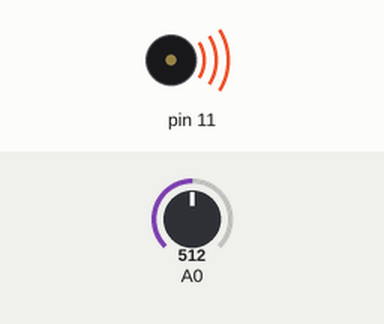
Simulated run of this sketch. Board: Arduino Uno, built with avr-gcc and run on an emulated ATmega328P. Parts: buzzer (waves = sounding). Inputs (shaded band) come from the test bench; at power-on: A0 = 512. What the sketch prints to the serial monitor is not drawn.

Above: at 0.05 s.
Timing chart, 0 to 3.0 s (numbered marks = the images above):
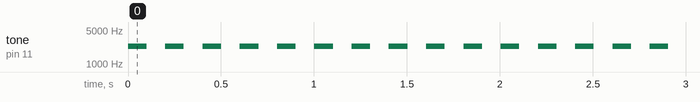

The sketch:

PWM_1.ino
```cpp
//--------------------------------------------------------------
// Pulse Width Modulation
//
// CBP 20-09-17
//
// Student Release
//
// -------------------------------------------------------------


int pitch;
int sense;

int A = 74;
int B =379;
int X = 440;
int Y = 1760;

void setup() {
  // put your setup code here, to run once:
  pinMode (11, OUTPUT);
  Serial.begin(9600);
  }

void note(){
  sense = analogRead(A0);
  //Change x to change the pitch
  pitch = map(sense,A,B,X,Y);
}

void loop() {
  // put your main code here, to run repeatedly:#

  note();
  Serial.println(sense);

  tone(11, pitch);
  delay(100);
  noTone(11);
  delay(100);
}
```

Measured:
- by itself, tone on pin 11: alternates 2335 Hz for 0.10 s and silent for 0.10 s
